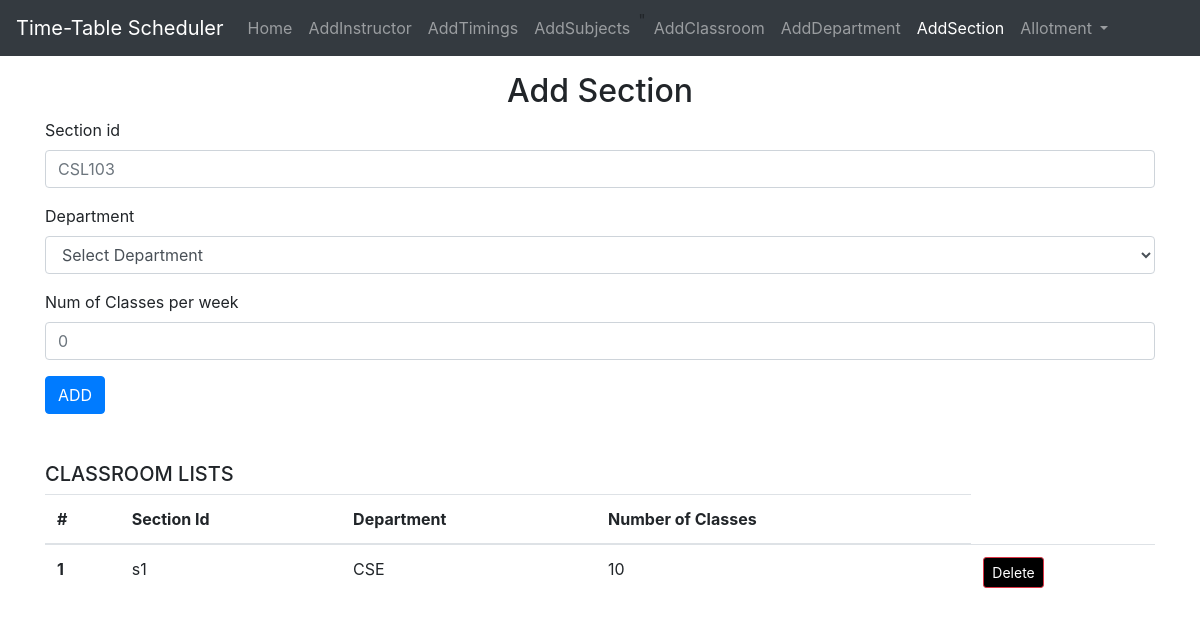
/addsection, run on an earlier commit of the app's database.
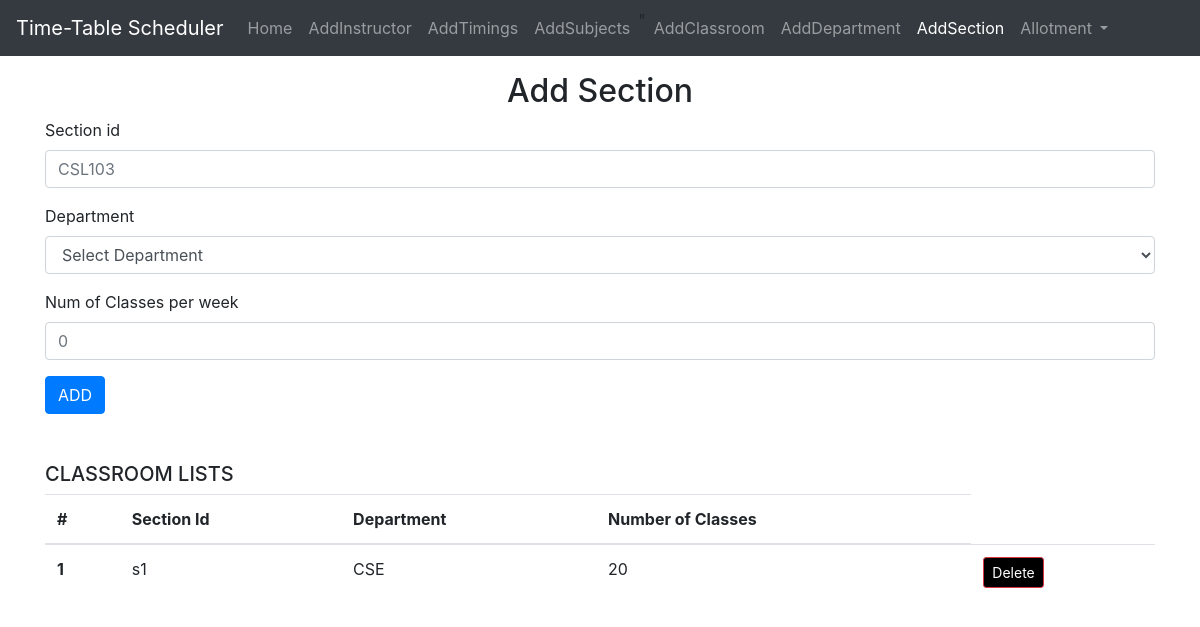
And on a later commit of the database.
### home/models.py (models this page shows, shortened)
class Section(models.Model):
    section_id = models.CharField(max_length=25, primary_key=True)
    department = models.ForeignKey(Department, on_delete=models.CASCADE)
    num_class_in_week = models.IntegerField(default=0)
    course = models.ForeignKey(Subjects, on_delete=models.CASCADE, blank=True, null=True)
    theory = models.ForeignKey(Theory, on_delete=models.CASCADE, blank=True, null=True)
    meeting_time = models.ForeignKey(MeetingTime, on_delete=models.CASCADE, blank=True, null=True)
    room = models.ForeignKey(Room, on_delete=models.CASCADE, blank=True, null=True)
    instructor = models.ForeignKey(Instructor, on_delete=models.CASCADE, blank=True, null=True)

class Department(models.Model):
    DEPARTMENT_CHOICES = [
        ('CSE', 'Computer Science and Engineering'),
        ('ECE', 'Electronics and Communication Engineering'),
        ('MECH', 'Mechanical Engineering'),
        ('CIVIL', 'Civil Engineering'),
    ]
    depname = models.CharField(max_length=30,choices=DEPARTMENT_CHOICES)
    courses = models.ManyToManyField(Subjects,max_length=100)

### home/views.py (the view, shortened to what this page needs)
# urls.py: path('addsection',views.addsection,name="addsection"),
def addsection(request):
    context = {'success': False}
    engineering_branches = Department.objects.all()
    allsec=Section.objects.all()
    context={
        'allsec':allsec,
        'engineering_branches':engineering_branches,
    }
    return render(request,'addsection.html',context)

### templates/addsection.html (shortened to what this page needs)
{% extends "base.html" %}
{% block addsectionactive %}active{% endblock addsectionactive %}
{% block body %}
   <div class="container my-3">
    <h2 class="text-center">Add Section</h2>
    <form action="/addsection" method="post">
        <div class="form-group">
          <label for="section-id">Section id</label>
          <input type="text" class="form-control" name="section_id" id="section_id" placeholder="CSL103">
        </div>
        <div class="form-group">
            <label for="title">Department</label>
            <select class="form-control" name="department" id="department">
              <option disabled selected>Select Department</option>
          </select>
          </div>
        <div class="form-group">
          <label for="num_class_in_week">Num of Classes per week</label>
          <input type="text" class="form-control" name="num_class_in_week" id="num_class_in_week" placeholder="0">
        </div>
        <button type="submit" class="btn btn-primary">ADD</button>
      </form>
   </div>
   <div class="container my-5">
    <h5>CLASSROOM LISTS</h5>
    <table class="table">
        <thead>
          <tr>
            <th scope="col">#</th>
            <th scope="col">Section Id</th>
            <th scope="col">Department</th>
            <th scope="col">Number of Classes</th>
          </tr>
        </thead>
        <div>
          <tbody>
            {% for a in allsec %}
            <tr>
              <th scope="row">{{ forloop.counter }}</th>
              <td>{{ a.section_id }}</td>
              <td>{{ a.department.depname }}</td>
              <td>{{ a.num_class_in_week }}</td>
              <td>
                <form action="{% url 'delete-section' a.section_id  %}" method="post">
                  <button type="submit" class="btn btn-danger btn-sm" style="background-color:black">Delete</button>
                </form>
              </td>
            </tr>
            {% endfor %}
          </tbody>
        </div>
    {% endblock body %}

What changed in the data, as far as the page shows it:
changed Section "CSE": num_class_in_week "10" → "20"
